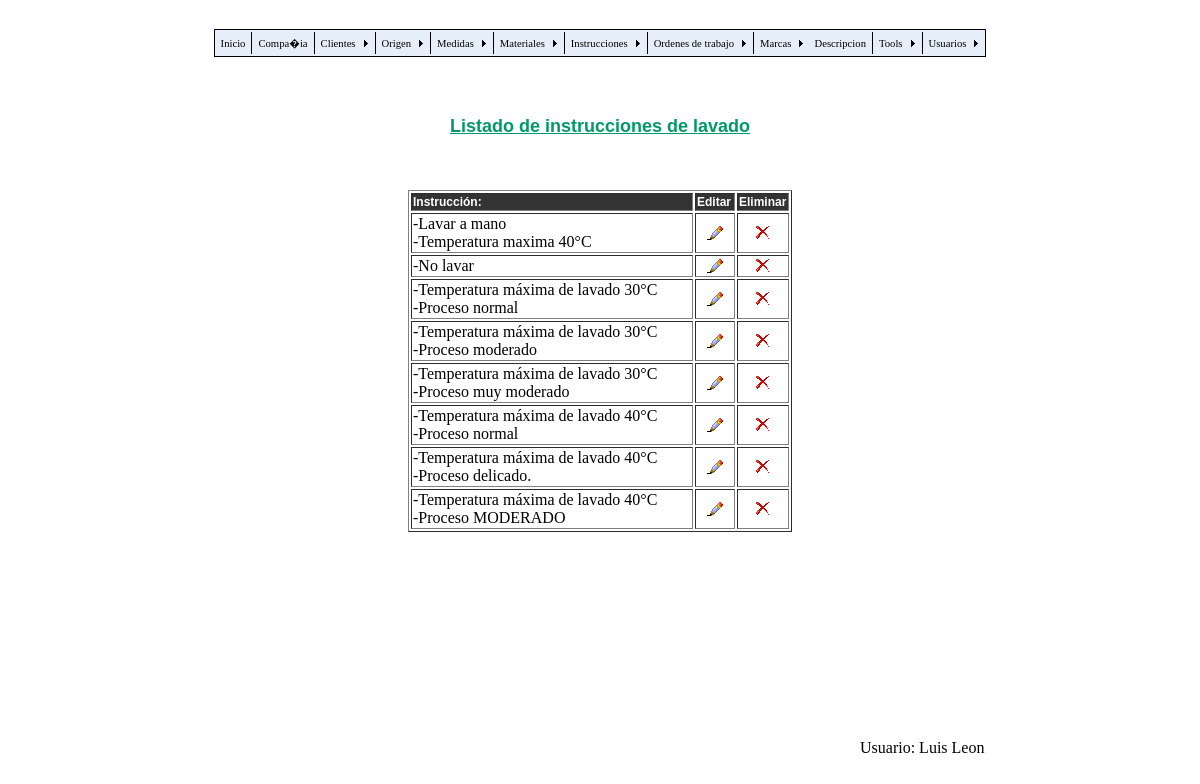
The app's page /ins_list.php (signed in) with its own data.
### tables this page shows
CREATE TABLE `tbl_params` (
  `par_id` tinyint(2) NOT NULL auto_increment,
  `label` varchar(40) NOT NULL,
  `par_label` varchar(255) NOT NULL,
  `ruta` varchar(255) NOT NULL,
  `status` tinyint(1) NOT NULL default '0',
  PRIMARY KEY  (`par_id`)
);

CREATE TABLE `tbl_users` (
  `user_id` tinyint(2) NOT NULL auto_increment,
  `user_names` varchar(20) NOT NULL,
  `user_username` varchar(15) NOT NULL,
  `user_password` varchar(15) NOT NULL,
  PRIMARY KEY  (`user_id`)
);

### ins_list.php (the view, shortened to what this page needs)
<?php require_once('Connections/labels_con.php'); ?>
<?php
if (!function_exists("GetSQLValueString")) {
function GetSQLValueString($theValue, $theType, $theDefinedValue = "", $theNotDefinedValue = "")
{
  $theValue = function_exists("mysql_real_escape_string") ? mysql_real_escape_string($theValue) : mysql_escape_string($theValue);
  switch ($theType) {
    case "text":
      $theValue = ($theValue != "") ? "'" . $theValue . "'" : "NULL";
      break;
  }
  return $theValue;
}
}
$colname_Recordset1 = "-1";
if (isset($_SESSION['MM_Username'])) {
  $colname_Recordset1 = $_SESSION['MM_Username'];
}
$query_Recordset1 = sprintf("SELECT user_id, user_names FROM tbl_users WHERE user_username = %s", GetSQLValueString($colname_Recordset1, "text"));
$Recordset1 = mysql_query($query_Recordset1, $labels_con) or die(mysql_error());
$row_Recordset1 = mysql_fetch_assoc($Recordset1);
$query_ins = "SELECT * FROM tbl_params ORDER BY par_label ASC";
$ins = mysql_query($query_ins, $labels_con) or die(mysql_error());
$row_ins = mysql_fetch_assoc($ins);
?>
<!DOCTYPE html PUBLIC "-//W3C//DTD XHTML 1.0 Transitional//EN" "http://www.w3.org/TR/xhtml1/DTD/xhtml1-transitional.dtd">
<html xmlns="http://www.w3.org/1999/xhtml">
<head>
<link href="css/labels.css" rel="stylesheet" type="text/css" />
</head>
<body>
<br />
<table width="651" border="0" align="center">
  <tr>
    <td width="610" align="center"><script type="text/javascript" src="labels_menu.js"></script></td>
  </tr>
</table>
<table width="980" border="0" align="center">
  <tr>
    <td width="814" height="652" valign="top">
      <p>&nbsp;</p>
      <table width="537" border="0" align="center">
        <tr>
          <td width="531" align="center" class="Titulo">Listado de instrucciones de lavado</td>
        </tr>
      </table>
      <p>&nbsp;</p>
      <table width="384" border="1" align="center">
        <tr bgcolor="#333333" class="cabecera">
          <td width="278">Instrucción:</td>
          <td width="36">Editar</td>
          <td width="48">Eliminar</td>
        </tr>
        <?php do { ?>
          <tr>
            <td><?php echo $row_ins['par_label']; ?></td>
            <td align="center"><a href="ins_edit.php?par_id=<?php echo $row_ins['par_id']; ?>"><img src="editi.png" width="16" height="16" border="0" /></a></td>
            <td align="center"><img src="delete.png" width="16" height="16" border="0" /></td>
          </tr>
          <?php } while ($row_ins = mysql_fetch_assoc($ins)); ?>
      </table>
      <p><br />
        <br />
      </p>
    </td>
  </tr>
</table>
<br />
<table width="335" border="0" align="right">
  <tr>
    <td width="329">Usuario: <?php echo $row_Recordset1['user_names']; ?></td>
  </tr>
</table>
</body>

### css/labels.css (style rules this page uses)
.Titulo { font-family: Verdana, Geneva, sans-serif; font-size: large; font-weight: bold; color: #096; text-decoration: underline; }
.cabecera { font-family: Verdana, Geneva, sans-serif; font-size: 12px; font-weight: bold; color: #FFF; }

### records on screen
tbl_params: par_label "-Lavar a mano -Temperatura maxima 40°C"
tbl_params: par_label "-No lavar"
tbl_params: par_label "-Temperatura máxima de lavado 30°C -Proceso normal"
tbl_params: par_label "-Temperatura máxima de lavado 30°C -Proceso moderado"
tbl_params: par_label "-Temperatura máxima de lavado 30°C -Proceso muy moderado"
tbl_params: par_label "-Temperatura máxima de lavado 40°C -Proceso normal"
tbl_params: par_label "-Temperatura máxima de lavado 40°C -Proceso delicado."
tbl_params: par_label "-Temperatura máxima de lavado 40°C -Proceso MODERADO"
tbl_users: user_names "Luis Leon"
